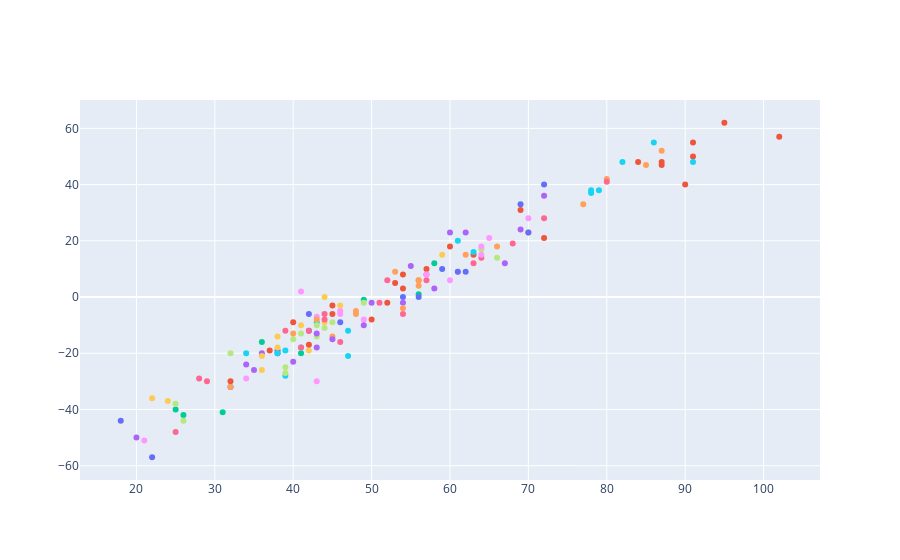

Notebook code cell kept with this figure:
### Code cell
# TEST SCATTER FTAG
#fig = go.Figure(data=go.Scatter(x=df['FTHG'], y=df['HomePoint'], mode='markers'))
#fig = go.Figure(data=go.Box(y=my_tot_stats['GDiff'], x=my_tot_stats['Point']))
data = []
for k,t in teams_dic.items():
    data.append(go.Scatter(y = t.my_tot_stats['GDiff'], x = t.my_tot_stats['Point'], mode='markers'))

fig = go.Figure(data)
fig.update_traces(showlegend=False)
fig.show()

### Figure 1 — Plotly figure (JSON) as saved in the notebook; plotly's stock layout.template omitted (floating-point values rounded to 4 significant figures)
{"data": [{"mode": "markers", "showlegend": false, "type": "scatter", "x": [38, 42], "y": [-20, -12]}, {"mode": "markers", "showlegend": false, "type": "scatter", "x": [84, 87, 102, 87, 91, 91, 95, 90], "y": [48, 47, 57, 48, 55, 50, 62, 40]}, {"mode": "markers", "showlegend": false, "type": "scatter", "x": [56, 49, 58, 26, 41], "y": [1, -1, 12, -42, -20]}, {"mode": "markers", "showlegend": false, "type": "scatter", "x": [34, 35], "y": [-24, -26]}, {"mode": "markers", "showlegend": false, "type": "scatter", "x": [56, 62, 85, 70, 80, 87, 77, 66], "y": [6, 15, 47, 23, 42, 52, 33, 18]}, {"mode": "markers", "showlegend": false, "type": "scatter", "x": [43, 47, 39, 34, 47, 39, 41], "y": [-9, -12, -19, -20, -21, -28, -18]}, {"mode": "markers", "showlegend": false, "type": "scatter", "x": [54, 46, 28, 25], "y": [-6, -16, -29, -48]}, {"mode": "markers", "showlegend": false, "type": "scatter", "x": [64, 66, 44, 41, 39, 45, 40, 43], "y": [17, 14, -11, -13, -25, -9, -15, -14]}, {"mode": "markers", "showlegend": false, "type": "scatter", "x": [34, 49, 61, 46, 43, 43], "y": [-29, -8, 9, -5, -30, -7]}, {"mode": "markers", "showlegend": false, "type": "scatter", "x": [22, 24], "y": [-36, -37]}, {"mode": "markers", "showlegend": false, "type": "scatter", "x": [42, 46, 32, 38], "y": [-6, -9, -32, -19]}, {"mode": "markers", "showlegend": false, "type": "scatter", "x": [40, 57, 54, 45, 53, 54, 63], "y": [-9, 10, 3, -3, 5, 8, 15]}, {"mode": "markers", "showlegend": false, "type": "scatter", "x": [36], "y": [-16]}, {"mode": "markers", "showlegend": false, "type": "scatter", "x": [58, 54, 60, 55, 67, 62, 72, 69], "y": [3, -2, 23, 11, 12, 23, 36, 24]}, {"mode": "markers", "showlegend": false, "type": "scatter", "x": [43, 45, 56, 40, 48, 54, 53], "y": [-8, -14, 6, -13, -6, -4, 9]}, {"mode": "markers", "showlegend": false, "type": "scatter", "x": [38], "y": [-20]}, {"mode": "markers", "showlegend": false, "type": "scatter", "x": [80, 72, 57, 52, 57, 63, 64, 68], "y": [41, 28, 8, 6, 6, 12, 14, 19]}, {"mode": "markers", "showlegend": false, "type": "scatter", "x": [43, 32, 49, 39, 26], "y": [-10, -20, -2, -27, -44]}, {"mode": "markers", "showlegend": false, "type": "scatter", "x": [46, 70, 65, 64, 64, 60, 57, 41], "y": [-6, 28, 21, 15, 18, 6, 8, 2]}, {"mode": "markers", "showlegend": false, "type": "scatter", "x": [42, 38, 44, 59, 46, 36, 41, 38], "y": [-19, -14, -9, 15, -3, -26, -10, -18]}, {"mode": "markers", "showlegend": false, "type": "scatter", "x": [62, 61, 56, 69, 54, 70, 72, 59], "y": [9, 9, 0, 33, 0, 23, 40, 10]}, {"mode": "markers", "showlegend": false, "type": "scatter", "x": [32], "y": [-30]}, {"mode": "markers", "showlegend": false, "type": "scatter", "x": [31, 25], "y": [-41, -40]}, {"mode": "markers", "showlegend": false, "type": "scatter", "x": [49, 45, 36, 43, 50, 43, 40, 20], "y": [-10, -15, -20, -13, -2, -18, -23, -50]}, {"mode": "markers", "showlegend": false, "type": "scatter", "x": [48, 56, 32], "y": [-5, 4, -32]}, {"mode": "markers", "showlegend": false, "type": "scatter", "x": [61, 78, 78, 63, 82, 86, 91, 79], "y": [20, 37, 38, 16, 48, 55, 48, 38]}, {"mode": "markers", "showlegend": false, "type": "scatter", "x": [51, 44, 29, 42, 41, 39, 44], "y": [-2, -6, -30, -12, -18, -12, -8]}, {"mode": "markers", "showlegend": false, "type": "scatter", "x": [25], "y": [-38]}, {"mode": "markers", "showlegend": false, "type": "scatter", "x": [21], "y": [-51]}, {"mode": "markers", "showlegend": false, "type": "scatter", "x": [44, 36], "y": [0, -21]}, {"mode": "markers", "showlegend": false, "type": "scatter", "x": [22, 18], "y": [-57, -44]}, {"mode": "markers", "showlegend": false, "type": "scatter", "x": [52, 42, 50, 37, 45, 72, 60, 69], "y": [-2, -17, -8, -19, -6, 21, 18, 31]}], "layout": {}}
